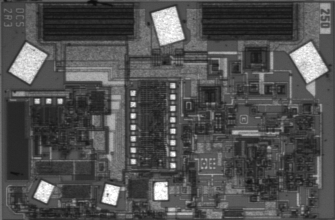
//> input picture 提取电路板中的原件区域/die_pads.png, 335 x 220 px
$ ./main   (built with g++ and OpenCV 4)
//> lines starting //> are read from the running program, lines starting //| are printed output that depends on the picture; after the words box and inside, x2 and y2 are one past the last pixel; in counts of white or black regions, pixels touching at a corner belong together
#include<opencv2\opencv.hpp>
#include<iostream>

using namespace cv;
using namespace std;

void main() {
	Mat src, dst;
	src = imread("die_pads.png");
//> src is the input picture: 220 rows x 335 cols, CV_8UC3; min 12, max 255, mean 80.2

	if (!src.data) {
		printf("error");
		return;
	}

	cvtColor(src, src, CV_BGR2GRAY);
//> src: 220 rows x 335 cols, CV_8UC1
 	imshow("input", src);

	threshold(src, dst, 180, 255, THRESH_BINARY);
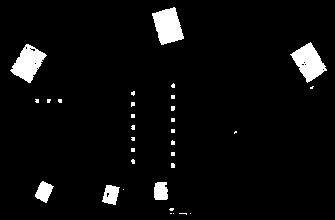
//> dst: 220 rows x 335 cols, CV_8UC1; 4.6% white; 32 white regions (26 under 20 px), largest, box (x1, y1, x2, y2) and area: (152, 7, 184, 45) 803, (290, 42, 327, 83) 781, (10, 44, 47, 83) 758, (35, 181, 54, 203) 247, (102, 185, 120, 205) 246, (154, 182, 168, 200) 229
	imshow("thre", dst);

	//提取原件的区域
	Mat open_deal;
	Mat kenel = getStructuringElement(MORPH_RECT, Size(5, 5), Point(-1, -1));
	morphologyEx(dst, open_deal, CV_MOP_OPEN, kenel);
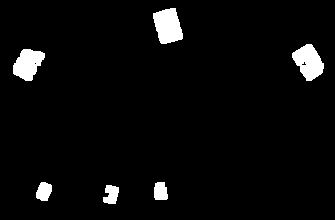
//> open_deal: 220 rows x 335 cols, CV_8UC1; 3.9% white; 6 white regions, box (x1, y1, x2, y2) and area: (153, 8, 183, 44) 791, (292, 44, 324, 81) 748, (13, 49, 45, 81) 682, (36, 182, 52, 201) 232, (103, 185, 119, 204) 226, (154, 182, 168, 200) 220
	imshow("open", open_deal);

	//消除孔洞
	Mat result;
	morphologyEx(open_deal, result, CV_MOP_CLOSE, kenel);
//> result: 220 rows x 335 cols, CV_8UC1; 4% white; 6 white regions
	imshow("result", result);

	//提取轮廓
	vector<vector<Point>> contour;
	findContours(result, contour, RETR_TREE, CHAIN_APPROX_SIMPLE);
//> contour = 6 contours; box (x1, y1, x2, y2) and area: (153, 8, 183, 44) 738, (292, 44, 324, 81) 706, (13, 49, 45, 81) 634, (103, 185, 119, 204) 210, (36, 182, 52, 201) 206, (154, 182, 168, 200) 192
	//imshow("output", open_deal);
	cout << contour.size() << endl;
//| 6

	//画出原件的区域的最小外接矩形
	Mat huaxian_img(src.size(),CV_8UC1,Scalar(0));
	for (int i = 0; i < contour.size(); i++)
	{
		RotatedRect rect = minAreaRect(contour[i]);
		Point2f p[4];
		rect.points(p);

		for (int j = 0; j < 4; j++)
		{
			line(huaxian_img, p[j], p[(j + 1) % 4], Scalar(255),1,LINE_AA);
		}
	}
//> this loop made 6 passes
//> rect on passes 1 to 6: centre (110.4, 194.2), size (18.2, 13.6), angle -76, centre (160.5, 190.5), size (17, 13), angle -90, centre (43.6, 191.2), size (18.2, 13.6), angle -68.2, centre (27.7, 62.8), size (32.8, 23.8), angle -61.4, centre (308.6, 62), size (24, 33.4), angle -31, centre (167.4, 25.6), size (24.3, 33.2), angle -15.9
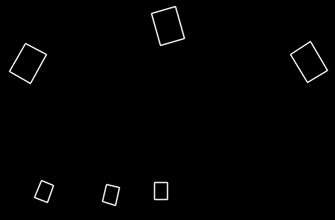
//> huaxian_img: 220 rows x 335 cols, CV_8UC1; min 0, max 247, mean 2.4

	 imshow("deal_image", huaxian_img);

	Mat kenel_1 = getStructuringElement(MORPH_RECT, Size(3,3), Point(-1, -1));
	dilate(huaxian_img, huaxian_img, kenel_1);
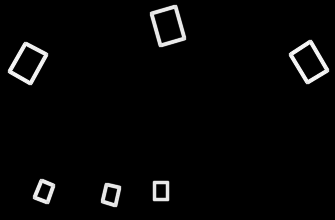
//> huaxian_img: 220 rows x 335 cols, CV_8UC1; 3.48% of pixels changed, all inside (x1, y1, x2, y2) = (7, 4, 330, 208)
	//imshow("huaxian_img", huaxian_img);

	vector<vector<Point>> contour1;
	findContours(huaxian_img, contour1, RETR_EXTERNAL, CHAIN_APPROX_SIMPLE);
//> contour1 = 6 contours; box (x1, y1, x2, y2) and area: (149, 4, 187, 48) 1101, (7, 41, 49, 86) 1052, (288, 39, 330, 85) 1052, (32, 178, 56, 205) 402, (100, 182, 122, 208) 392, (152, 180, 170, 202) 355

	for (int i = 0; i < contour1.size(); i++)
	{
		RotatedRect rect = minAreaRect(contour1[i]);
		Point2f p[4];
		rect.points(p);

		//double degree = rect.angle;区域角度

		for (int j = 0; j < 4; j++)
		{
			line(src, p[j], p[(j + 1) % 4], Scalar(0,255,255), 1, LINE_AA);
		}
	}
//> this loop made 6 passes
//> rect on passes 1 to 6: centre (110.5, 194.4), size (23.3, 18.7), angle -76, centre (160.5, 190.5), size (21, 17), angle -90, centre (43.7, 190.9), size (23.6, 19.1), angle -69.4, centre (27.5, 62.7), size (38.5, 29.4), angle -61.1, centre (308.6, 61.6), size (29.2, 38.8), angle -31, centre (167.5, 25.5), size (30.4, 38.6), angle -15.9
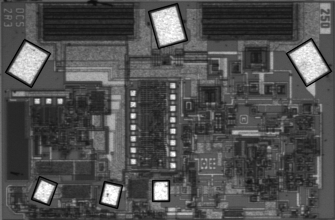
//> src: 220 rows x 335 cols, CV_8UC1; min 1, max 255, mean 79.2

  	imshow("kuoda", src);
	//cout << contour.size() << endl;


	waitKey(0);
}
